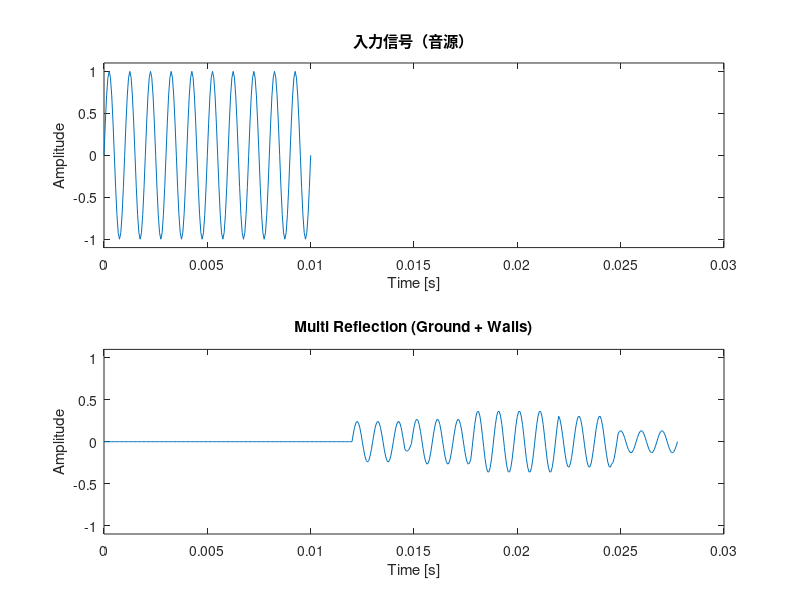

Here is the MATLAB script that generated this plot:
%距離計算、遅延、簡易減衰、地面反射(鏡像法)，壁反射
%% acoustic_sim_step3_multi_reflection.m
clear; clc;

%% パラメータ
fs = 16000;
c = 343;
reflection_coef = 0.8;

%% テスト信号
t = 0:1/fs:0.01;
input_signal = sin(2*pi*1000*t)';

%% 座標 [x, y, z]
source = [1.0, 1.0, 1.5];      % 音源位置
mic    = [5.0, 2.0, 1.5];      % マイク位置

%% ========= ① 直接音 =========
dist_direct = norm(source - mic);
delay_direct = round((dist_direct / c) * fs);
atten_direct = 1 / dist_direct;

direct_signal = [zeros(delay_direct,1); atten_direct * input_signal];

%% ========= ② 鏡像音源（複数） =========
image_sources = [];

% 地面（z=0）
image_sources = [image_sources;
    source(1), source(2), -source(3)];

% 左壁（x=0）
image_sources = [image_sources;
    -source(1), source(2), source(3)];

% 奥壁（y=0）
image_sources = [image_sources;
    source(1), -source(2), source(3)];

%% ========= ③ 各反射音を計算 =========
reflect_signal_total =[];
count = 0;

for i = 1:size(image_sources,1)%%size(image_sources, 1) → 行の数（今回は 3）

    img = image_sources(i,:);

    % 距離
    d = norm(img - mic);

    % 遅延
    delay = round((d / c) * fs);

    % 減衰
    atten = (1 / d) * reflection_coef;

    % 信号生成
    sig = [zeros(delay,1); atten * input_signal];

    % 初回のループ処理用
    if isempty(reflect_signal_total)
        % 1回目は代入するだけ
        reflect_signal_total = sig;
    else
        % 2回目以降は長さを揃えて足す
        
        % 長さ合わせ（縦ベクトル同士として処理）
        max_len = max(length(reflect_signal_total), length(sig));
        
        % ここで「縦」であることを維持して拡張
        reflect_signal_total(end+1:max_len, 1) = 0; 
        sig(end+1:max_len, 1) = 0;
    
        % 加算
        reflect_signal_total = reflect_signal_total + sig;
    end

    %反射音
    count = count + 1;               % 1. まずカウントを増やす
    fprintf('反射音 %d 回目\n', count); % 2. %d を使って表示する
    fprintf('距離: %.2f m\n', d);
    fprintf('遅延: %.5f 秒（%d サンプル）\n', d / c, delay);
    fprintf('減衰: %.5f\n', atten);
end

%% ========= ④ 直接音と合成 =========
max_len = max(length(direct_signal), length(reflect_signal_total));

direct_signal(end+1:max_len) = 0;
reflect_signal_total(end+1:max_len) = 0;

mic_signal = direct_signal + reflect_signal_total;

%% ========= ⑤ 可視化 =========
time = (0:length(mic_signal)-1) / fs;


figure;
subplot(2,1,1);
plot(t, input_signal);
xlim([0 0.03])
ylim([-1.1 1.1])
title('入力信号（音源）');
xlabel('Time [s]');
ylabel('Amplitude');

subplot(2,1,2);
plot(time, mic_signal);
xlim([0 0.03])
ylim([-1.1 1.1])
xlabel('Time [s]');
ylabel('Amplitude');
title('Multi Reflection (Ground + Walls)');
%xlim([0 0.03]);

exportgraphics(gcf, './form/sin_ground_wall_reflection_waveform.png', 'Resolution', 300);

%% ========= 距離・遅延用デバック =========
%直接音
fprintf('直接音\n');
fprintf('距離: %.2f m\n', dist_direct);
fprintf('遅延: %.5f 秒（%d サンプル）\n', dist_direct / c, delay_direct);
fprintf('減衰: %.5f\n', atten_direct);

%反射音
%fprintf('距離: %.2f m\n', d);
%fprintf('遅延: %.5f 秒（%d サンプル）\n', d / c, delay);
%fprintf('減衰: %.5f\n', atten);
%fprintf(reflect_signal);
